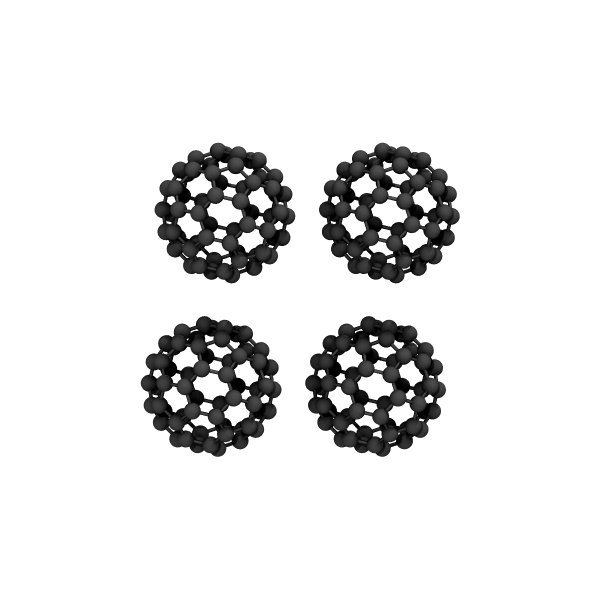
#> input picture paper/figures/final_figures/C60_strain_+0.0_pristine_synergy.png, 1200 x 1200 px (shown at 1/2 size)
$ python -i fig_prb_four_main.py   (imports and definitions only)
#> lines starting #> are read from the running program, lines starting #| are printed output that depends on the picture; after the words box and inside, x2 and y2 are one past the last pixel; in counts of white or black regions, pixels touching at a corner belong together
#!/usr/bin/env python3
"""PRB main figures 1–4 — publication-quality process panels."""

from __future__ import annotations

import sys
from pathlib import Path

import matplotlib.pyplot as plt
import numpy as np
from matplotlib.gridspec import GridSpec
from matplotlib.offsetbox import AnnotationBbox, OffsetImage
from PIL import Image

FIG_DIR = Path(__file__).resolve().parent
sys.path.insert(0, str(FIG_DIR))

from _load_audit import (
    load_hirshfeld_strain_paths,
    load_json,
    load_local_structure_summary,
    load_mismatch_rows,
    load_periodic_relax_n1_P,
    load_reference_pbed3_alpha_S,
    n4_decomposition,
    parse_exp7_gaps,
    repo_root,
    synergy_rows,
    SIGMA_S_MEV,
)
from _pdos import gaussian_dos, parse_pdos
from _style import (
    DOPANT_COLORS,
    DOPANT_FILLS,
    INK,
    NATURE_BLUE,
    NATURE_GRAY,
    PRB_WIDTH_IN,
    SYNERGY_CMAP,
    add_reference_lines,
    apply_nature_style,
    draw_additive_screening_schematic,
    draw_energy_coupling_schematic,
    panel_label,
    panel_subtitle,
    plot_error_band,
    plot_trajectory,
    scatter_dopant,
    strain_guide,
    structure_gallery_labels,
    style_axes,
    style_colorbar,
)

OUT = FIG_DIR / "out"


# [65 lines left out: functions _marker_area, _energy_landscape_inset, _save, _legend_in, _axis_break, not called in this run]


def _trim_white_margins(img: Image.Image, *, threshold: int = 248, pad: int = 12) -> Image.Image:
    arr = np.asarray(img.convert("RGB"))
    mask = np.any(arr < threshold, axis=2)
    if not mask.any():
        return img
    ys, xs = np.where(mask)
    y0, y1 = max(int(ys.min()) - pad, 0), min(int(ys.max()) + pad + 1, arr.shape[0])
    x0, x1 = max(int(xs.min()) - pad, 0), min(int(xs.max()) + pad + 1, arr.shape[1])
    return img.crop((x0, y0, x1, y1))


def _hex_to_rgb(hex_color: str) -> tuple[int, int, int]:
    h = hex_color.lstrip("#")
    return tuple(int(h[i : i + 2], 16) for i in (0, 2, 4))


def _flatten_vmd_floor(img: Image.Image) -> Image.Image:
    """Whiten VMD floor/AO connected to the canvas; keep cage self-shadow."""
    from PIL import ImageDraw

    im = img.convert("RGB")
#> im is the input picture: PIL image 1200x1200 RGB; min 0, max 255, mean 228.3
    w, h = im.size
#> w = 1200; h = 1200
    for xy in ((0, 0), (w - 1, 0), (0, h - 1), (w - 1, h - 1), (w // 2, 0), (w // 2, h - 1)):
        ImageDraw.floodfill(im, xy, (255, 255, 255), thresh=48)
    arr = np.asarray(im)
    r = arr[:, :, 0].astype(np.int16)
    g = arr[:, :, 1].astype(np.int16)
    b = arr[:, :, 2].astype(np.int16)
    chroma = np.maximum(np.maximum(r, g), b) - np.minimum(np.minimum(r, g), b)
#> chroma: shape (1200, 1200) int16; every value is 0
    mx = np.maximum(np.maximum(r, g), b)
    shadow = (chroma < 28) & (mx > 170)
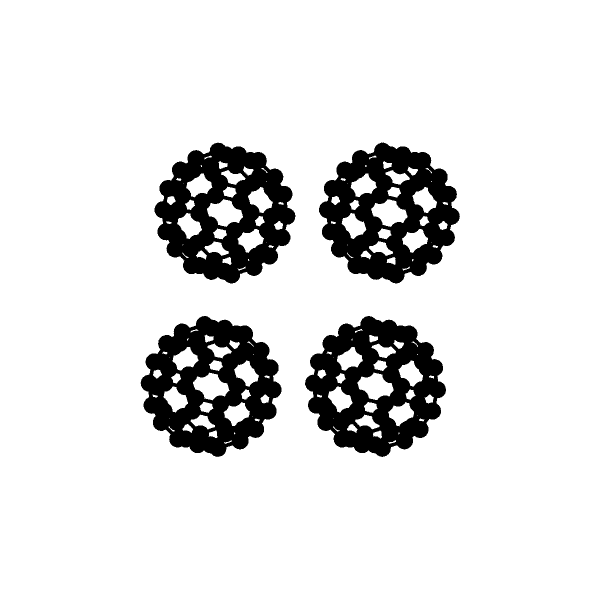
#> shadow: shape (1200, 1200) bool (shown at 1/2 size); 87.7% white; 4 black regions, box (x1, y1, x2, y2) and area: (281, 632, 563, 914) 44354, (610, 632, 892, 914) 44342, (638, 285, 920, 567) 44329, (309, 285, 591, 567) 44320
    out = arr.copy()
    out[shadow] = 255
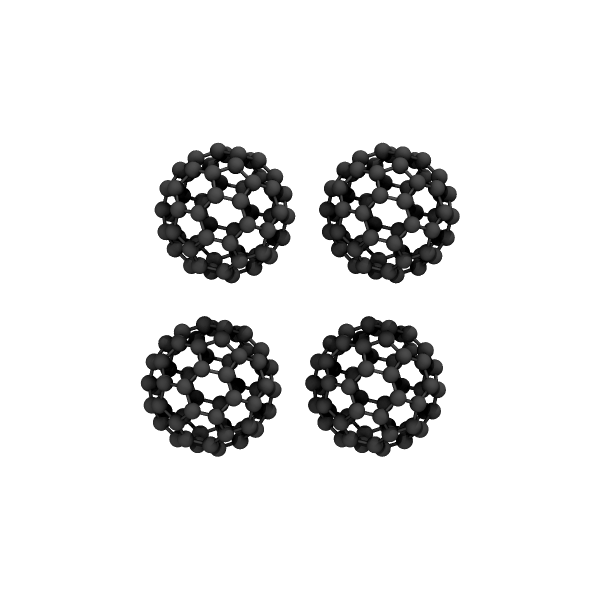
#> out: shape (1200, 1200, 3) (shown at 1/2 size); 0.3% of pixels changed, all inside (x1, y1, x2, y2) = (281, 285, 920, 914)
    return Image.fromarray(out)


def _prep_structure_image(path: Path) -> Image.Image:
    from PIL import ImageEnhance

    im = _flatten_vmd_floor(Image.open(path))
    im = _trim_white_margins(im, threshold=252, pad=3)
#> in _trim_white_margins, `mask = np.any(arr < threshold, axis=2)`:
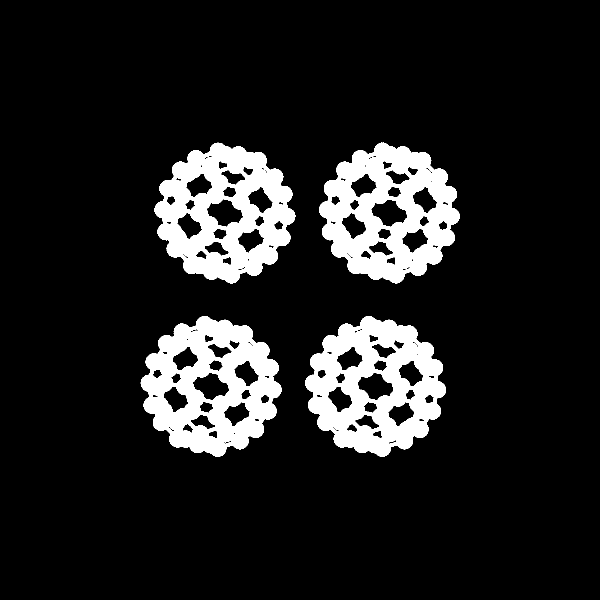
#> mask: shape (1200, 1200) bool (shown at 1/2 size); 12.3% white; 4 white regions, box (x1, y1, x2, y2) and area: (281, 632, 563, 914) 44354, (610, 632, 892, 914) 44342, (638, 285, 920, 567) 44329, (309, 285, 591, 567) 44320
#> in _trim_white_margins, `y0, y1 = max(int(ys.min()) - pad, 0), min(int(ys.max()) + pad + 1, arr..`: y0 = 282; y1 = 917
#> in _trim_white_margins, `x0, x1 = max(int(xs.min()) - pad, 0), min(int(xs.max()) + pad + 1, arr..`: x0 = 278; x1 = 923
#> in _trim_white_margins, `return img.crop((x0, y0, x1, y1))`:
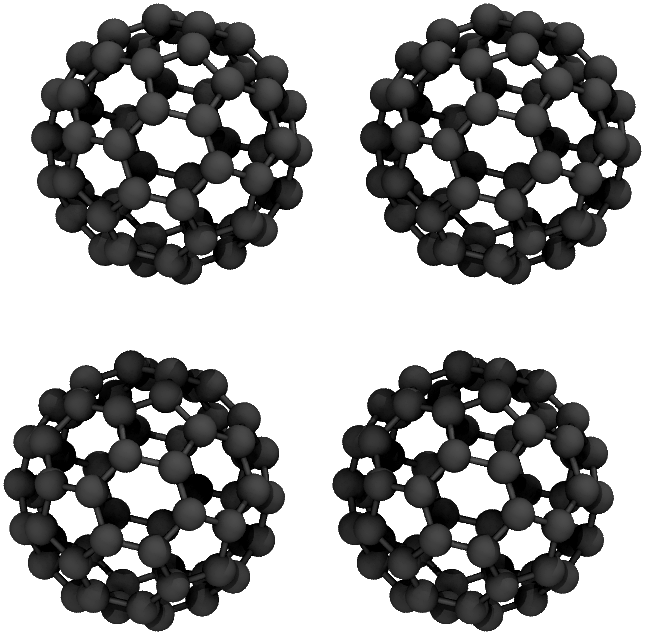
#> returned value: PIL image 645x635 RGB; min 0, max 255, mean 161.6
    im = ImageEnhance.Contrast(im).enhance(1.18)
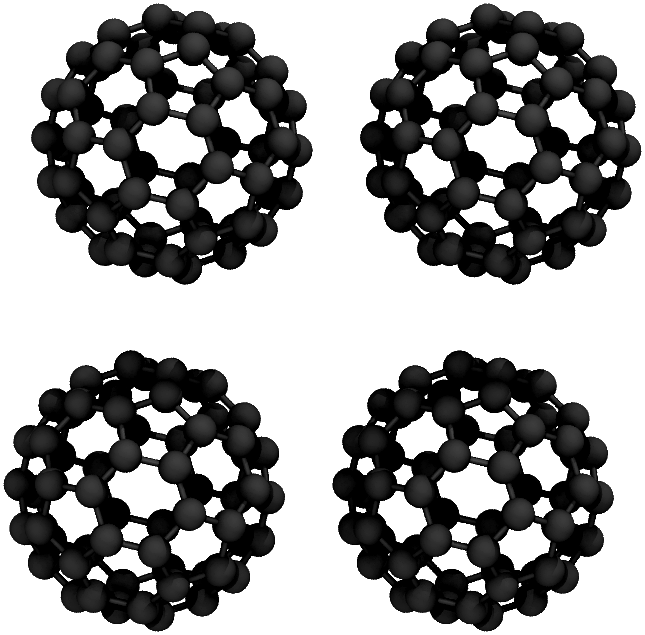
#> im: PIL image 645x635 RGB; min 0, max 255, mean 153.8
    im = ImageEnhance.Color(im).enhance(1.12)
    im = ImageEnhance.Sharpness(im).enhance(1.2)
    return im


# [47 lines left out: functions _structure_panels, _ref_pristine_dE_meV_atom, _local_d_sigma_paths, _hirsh_paths, not called in this run]


def _pdos_path(dop: str, strain_tag: str) -> Path:
    root = repo_root() / "dft_results/exp_7_electronic_structure/outputs"
    return root / f"elec_{strain_tag}_{dop}-k1-1.pdos"


# [571 lines left out: functions build_fig1, build_fig2, build_fig3, build_fig4, main, not called in this run]


# [2 lines not run here, left out]

>>> result = _prep_structure_image('final_figures/C60_strain_+0.0_pristine_synergy.png')

$ run again, on paper/figures/final_figures/scheme_tetramer_doping.png
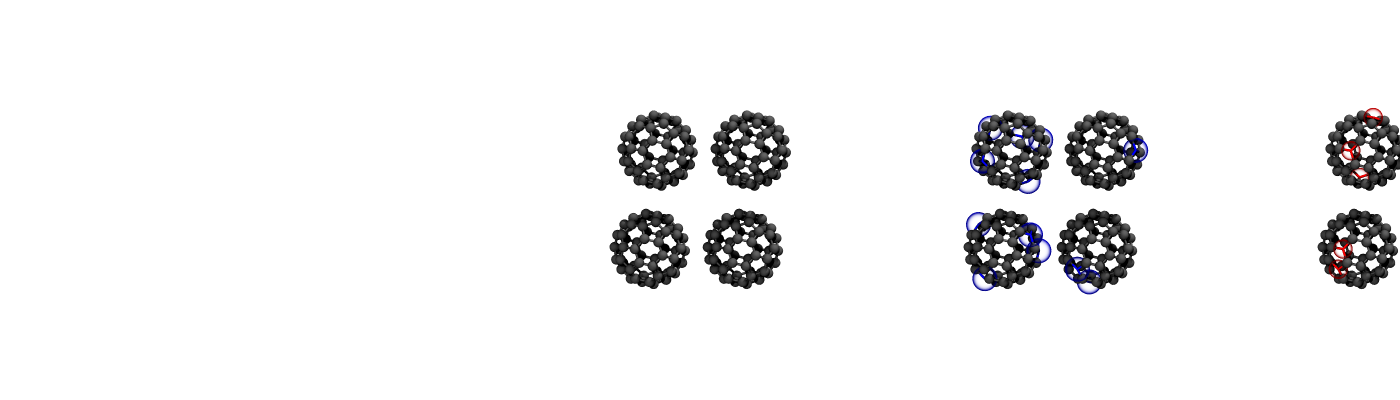
#> input picture paper/figures/final_figures/scheme_tetramer_doping.png, 2800 x 800 px (shown at 1/2 size)
#> in _flatten_vmd_floor, im is the input picture: PIL image 2800x800 RGB; mean R, G, B 240.4, 240.2, 240.6
#> shadow: shape (800, 2800) bool; 93% white; 10 black regions, largest, box (x1, y1, x2, y2) and area: (1940, 221, 2107, 388) 17008, (1927, 417, 2103, 583) 16676, (2113, 417, 2275, 589) 15927
#> out: shape (800, 2800, 3); 0.37% of pixels changed, all inside (x1, y1, x2, y2) = (1219, 215, 2800, 589)
#> in _trim_white_margins, `mask = np.any(arr < threshold, axis=2)`:
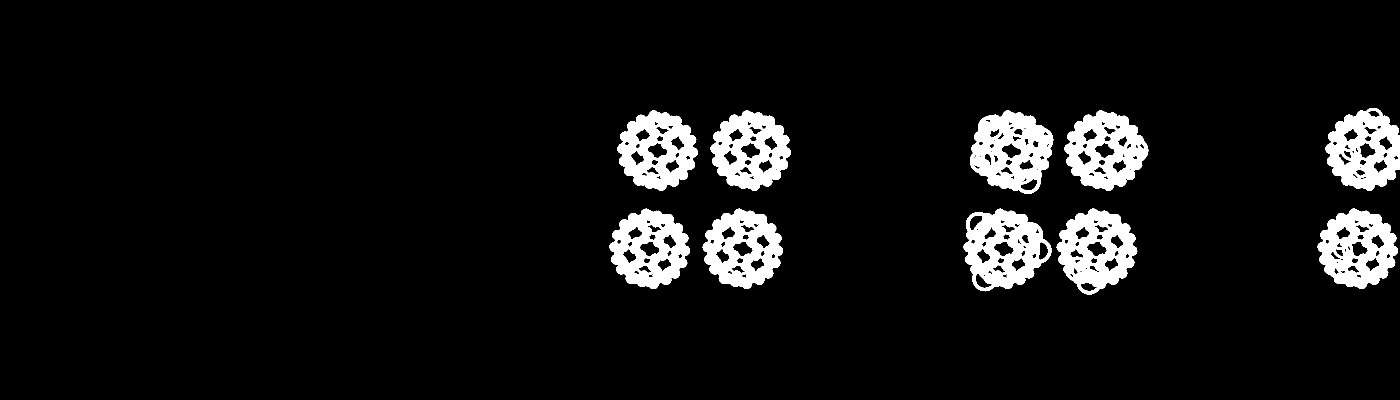
#> mask: shape (800, 2800) bool (shown at 1/2 size); 7% white; 10 white regions, largest, box (x1, y1, x2, y2) and area: (1940, 221, 2107, 388) 17008, (1927, 417, 2103, 583) 16676, (2113, 417, 2275, 589) 15927
#> y0 = 213; y1 = 592
#> x0 = 1216; x1 = 2800
#> in _prep_structure_image, `im = ImageEnhance.Contrast(im).enhance(1.18)`:
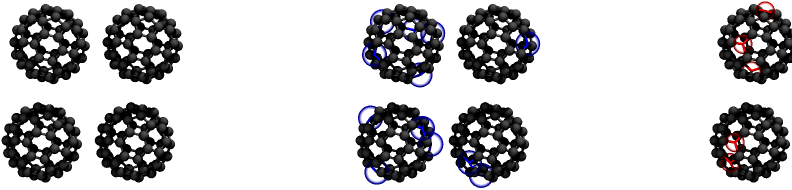
#> im: PIL image 1584x379 RGB (shown at 1/2 size); mean R, G, B 195.5, 195, 196.3
